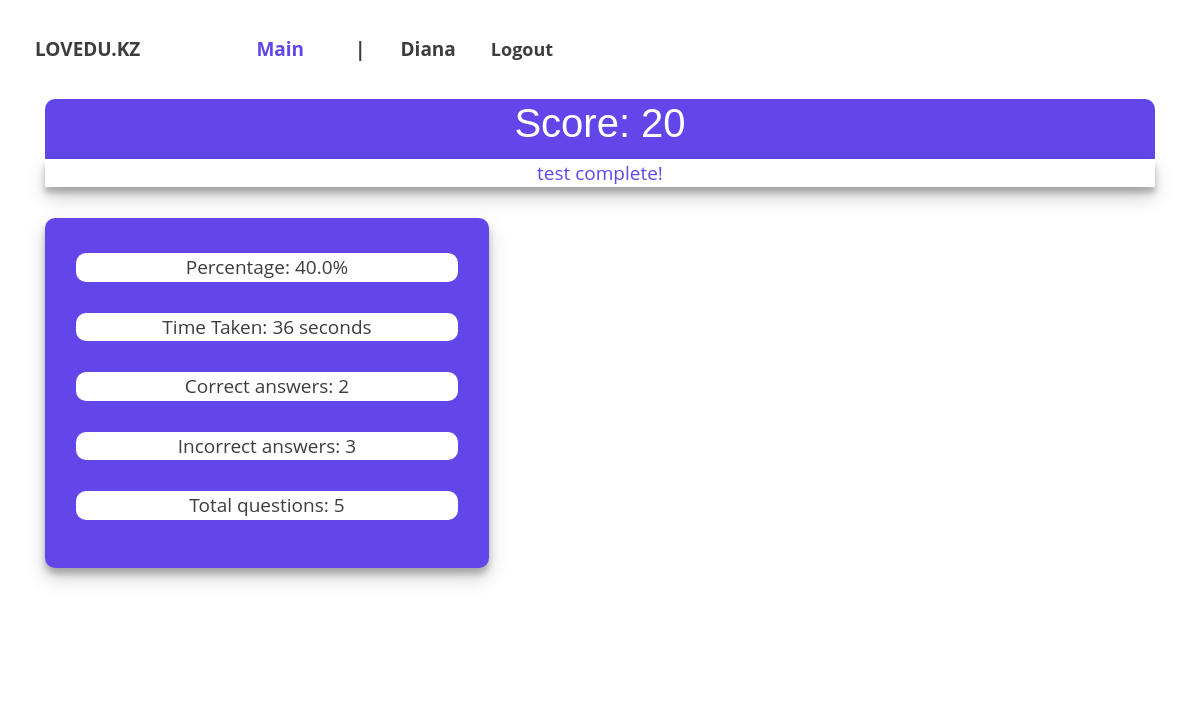
Screenshot of /tests/1/show_results/4/ (signed in) with the database file from the repository.
### Quiz/models.py (models this page shows, shortened)
class CustomUser(AbstractUser):
    id = models.AutoField(primary_key=True)
    custom_groups = models.ManyToManyField(
        'CustomGroup',
        verbose_name=_('custom groups'),
        blank=True,
        help_text=_('The custom groups this user belongs to.'),
        related_name="custom_user_groups",
        related_query_name="custom_user",
    )
    user_permissions = models.ManyToManyField(
        Permission,
        verbose_name=_('user permissions'),
        blank=True,
        help_text=_('Specific permissions for this user.'),
        related_name="custom_user_permissions",
        related_query_name="user",
    )
    USER_TYPE_CHOICES = (
        (1, 'student'),
        (2, 'teacher'),
        (3, 'admin'),
    )
    subjects = models.ManyToManyField('Subject', related_name='users', blank=True)
    user_type = models.PositiveSmallIntegerField(choices=USER_TYPE_CHOICES, default=3)

class UserResult(models.Model):
    id = models.AutoField(primary_key=True)
    user = models.ForeignKey(CustomUser, on_delete=models.CASCADE)
    test = models.ForeignKey(Test, on_delete=models.CASCADE)
    score = models.IntegerField()
    time_taken = models.IntegerField(default=0)
    date_taken = models.DateTimeField(auto_now_add=True)
    start_time = models.DateTimeField(null=True, blank=True)
    is_completed = models.BooleanField(default=False)

### Quiz/views.py (the view)
# urls.py: path('tests/<int:test_id>/show_results/<int:customuser_id>/', views.show_test_results, name='show_test_results'),
@login_required
def show_test_results(request, test_id, customuser_id):
    test = get_object_or_404(Test, pk=test_id)
    customuser = get_object_or_404(CustomUser, pk=customuser_id)
    user_result = UserResult.objects.filter(user=customuser, test=test).order_by('-date_taken').first()
    if not user_result:
        return HttpResponse("Результаты для данного пользователя и теста не найдены", status=404)
    questions = QuesModel.objects.filter(test=test)
    student_answers = StudentAnswer.objects.filter(user_result=user_result)
    correct = 0
    wrong = 0
    for answer in student_answers:
        if answer.question.ans == (answer.answer_text or answer.selected_option):
            correct += 1
        else:
            wrong += 1
    total = len(questions)
    percent = (correct / total) * 100 if total > 0 else 0
    context = {
        'test': test,
        'questions': questions,
        'user_result': user_result,
        'correct': correct,
        'wrong': wrong,
        'total': total,
        'percent': percent
    }
    return render(request, 'Quiz/show_test_results.html', context)

### Quiz/templates/Quiz/show_test_results.html (shortened to what this page needs)
{% extends 'Quiz/dependencies.html' %}
{% load static %}
{% block content %}
<head>
    <link rel="stylesheet" href="{% static 'styles/result.css' %}">
</head>
<div class="container">
  <div class="title">
     <h1 class="card-title">Score: {{user_result.score}}</h1>
      <p> test complete!</p>
  </div>
    <div class="state">
         <p class="card-text">Percentage: {{percent}}%</p>
          <p class="card-text">Time Taken: {{user_result.time_taken}} seconds</p>
          <p class="card-text">Correct answers: {{correct}}</p>
          <p class="card-text">Incorrect answers: {{wrong}}</p>
          <p class="card-text">Total questions: {{total}}</p>
    </div>
</div>
{% endblock %}

### Quiz/templates/Quiz/navbar.html (shortened to what this page needs)
{% load static %}
<head>
     <link rel="stylesheet" href="{% static 'styles/style.css' %}">
</head>
	<section class="secmain">
  <div id="menu">
      <p>LOVEDU.KZ</p>
  <div class="separator">
      <a class="nav-link" href="{% url 'home' %}"><span class="main" >Main</span></a>
      <span>|</span>
      {% if user.is_authenticated %}
      <span class="greet">{{request.user}}</span>
      {% endif %}
  <span ><a  class="greet" href="{% url 'logout' %}">Logout</a></span>
  </div>
</div>

### static/styles/style.css (style rules this page uses)
#menu { display: flex; align-items: center; }
#menu p { margin: 35px; font-size: 19px; color: #3D3D3D; }
#menu p, #menu .separator { margin-right: 100px; font-family: 'Open Sans', sans-serif; font-weight: bold; color: #3D3D3D; }
#menu .separator, #menu img { margin-right: 600px; }
.separator { display: flex; align-items: center; }
.separator span { margin-right: 35px; font-size: 19px; }
.separator .main { color: #6246EA; }
.secmain { width: 100%; height: 700px; background-color: white; }

### static/styles/result.css (style rules this page uses)
* { margin: 0; padding: 0; }
.title { background-color: #6246EA; border-radius: 10px; }
.title h1 { display: flex; justify-content: center; font-family: 'Peace Sans', sans-serif; color: #fff; }
.title p { display: flex; justify-content: center; color: #6246EA; background-color: #fff; box-shadow: 0 10px 20px rgba(0, 0, 0, 0.19), 0 6px 6px rgba(0, 0, 0, 0.23); font-size: 19px; font-family: 'Open Sans', sans-serif; }
.state { border-radius: 10px; background-color: #6246EA; width: 40%; height:50%; box-shadow: 0 10px 20px rgba(0, 0, 0, 0.19), 0 6px 6px rgba(0, 0, 0, 0.23); }
.state p { position: relative; top: 10%; margin-left: 7%; margin-top: 7%; margin-right: 7%; font-size: 19px; text-align: center; font-family: 'Open Sans', sans-serif; background-color: #fff; border-radius: 10px; color: #3D3D3D; }

### Quiz/templates/Quiz/navbar.html (style rules this page uses)
.greet { font-size: 18px; color: #3D3D3D; text-align: right; }

### rows the page displays
CustomUser: user "Diana"
UserResult: score "20", time_taken "36"

### other values shown
{{ percent }} "40.0"
{{ correct }} "2"
{{ wrong }} "3"
{{ total }} "5"
